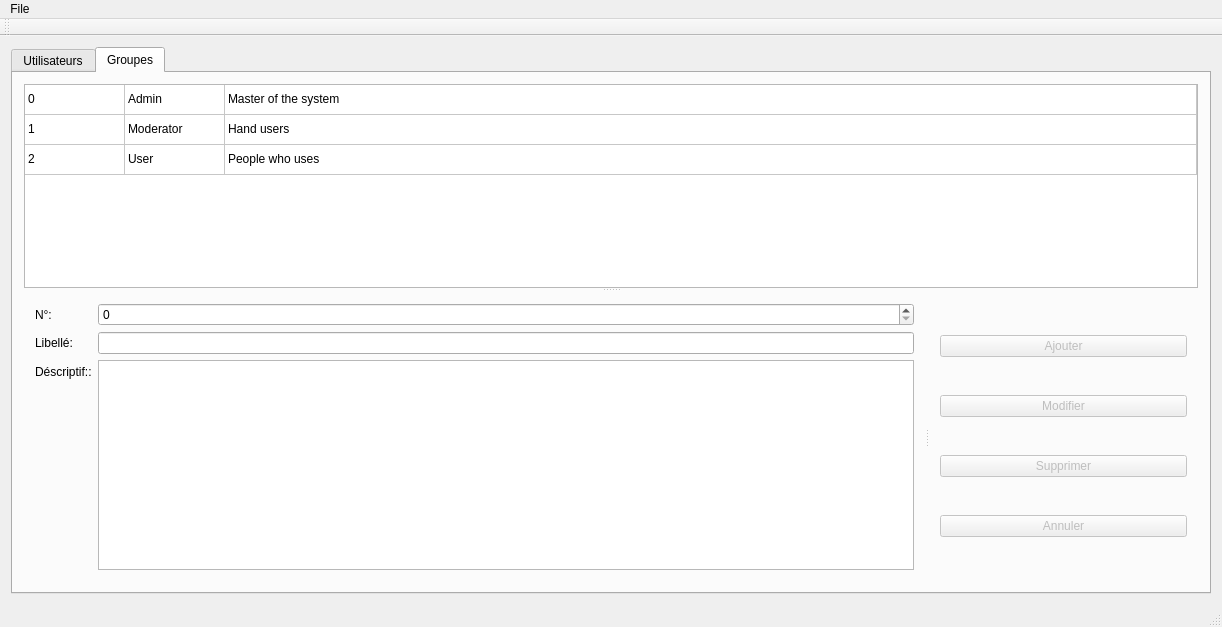
<?xml version="1.0" encoding="UTF-8"?>
<ui version="4.0">
 <class>MainWindow</class>
 <widget class="QMainWindow" name="MainWindow">
  <property name="geometry">
   <rect>
    <x>0</x>
    <y>0</y>
    <width>1218</width>
    <height>627</height>
   </rect>
  </property>
  <property name="windowTitle">
   <string>MainWindow</string>
  </property>
  <widget class="QWidget" name="centralWidget">
   <layout class="QHBoxLayout" name="horizontalLayout_2">
    <item>
     <widget class="QTabWidget" name="tabWidget">
      <property name="minimumSize">
       <size>
        <width>1200</width>
        <height>0</height>
       </size>
      </property>
      <property name="currentIndex">
       <number>1</number>
      </property>
      <widget class="QWidget" name="tabUsers">
       <attribute name="icon">
        <iconset resource="ressources.qrc">
         <normaloff>:/new/prefix1/img/access.png</normaloff>:/new/prefix1/img/access.png</iconset>
       </attribute>
       <attribute name="title">
        <string>Utilisateurs</string>
       </attribute>
       <layout class="QVBoxLayout" name="verticalLayout_5">
        <item>
         <widget class="QTableWidget" name="tableUser">
          <property name="maximumSize">
           <size>
            <width>908</width>
            <height>16777215</height>
           </size>
          </property>
          <property name="editTriggers">
           <set>QAbstractItemView::NoEditTriggers</set>
          </property>
          <property name="selectionMode">
           <enum>QAbstractItemView::SingleSelection</enum>
          </property>
          <property name="selectionBehavior">
           <enum>QAbstractItemView::SelectRows</enum>
          </property>
          <attribute name="horizontalHeaderCascadingSectionResizes">
           <bool>false</bool>
          </attribute>
          <attribute name="horizontalHeaderShowSortIndicator" stdset="0">
           <bool>false</bool>
          </attribute>
          <attribute name="horizontalHeaderStretchLastSection">
           <bool>true</bool>
          </attribute>
          <attribute name="verticalHeaderStretchLastSection">
           <bool>false</bool>
          </attribute>
          <row>
           <property name="text">
            <string>psmith</string>
           </property>
          </row>
          <row>
           <property name="text">
            <string>pwhite</string>
           </property>
          </row>
          <row>
           <property name="text">
            <string>djohnson</string>
           </property>
          </row>
          <column>
           <property name="text">
            <string>Adresse mail</string>
           </property>
          </column>
          <column>
           <property name="text">
            <string>Nom</string>
           </property>
          </column>
          <column>
           <property name="text">
            <string>Prénom</string>
           </property>
          </column>
          <column>
           <property name="text">
            <string>Groupe principal</string>
           </property>
          </column>
          <column>
           <property name="text">
            <string>Groupes secondaires</string>
           </property>
          </column>
          <item row="0" column="0">
           <property name="text">
            <string>paulsmith@mail.com</string>
           </property>
          </item>
          <item row="0" column="1">
           <property name="text">
            <string>Smith</string>
           </property>
          </item>
          <item row="0" column="2">
           <property name="text">
            <string>Paul</string>
           </property>
          </item>
          <item row="0" column="3">
           <property name="text">
            <string>Admin</string>
           </property>
          </item>
          <item row="0" column="4">
           <property name="text">
            <string>Moderator</string>
           </property>
          </item>
          <item row="1" column="0">
           <property name="text">
            <string>petersonwhite@mail.com</string>
           </property>
          </item>
          <item row="1" column="1">
           <property name="text">
            <string>White</string>
           </property>
          </item>
          <item row="1" column="2">
           <property name="text">
            <string>Peterson</string>
           </property>
          </item>
          <item row="1" column="3">
           <property name="text">
            <string>Moderator</string>
           </property>
          </item>
          <item row="2" column="0">
           <property name="text">
            <string>jackjohnsmith@mail.com</string>
           </property>
          </item>
          <item row="2" column="1">
           <property name="text">
            <string>Johnson</string>
           </property>
          </item>
          <item row="2" column="2">
           <property name="text">
            <string>Jack</string>
           </property>
          </item>
          <item row="2" column="3">
           <property name="text">
            <string>User</string>
           </property>
          </item>
         </widget>
        </item>
        <item>
         <layout class="QHBoxLayout" name="horizontalLayout_3">
          <item>
           <layout class="QFormLayout" name="formLayout">
            <item row="0" column="0">
             <widget class="QLabel" name="label">
              <property name="text">
               <string>login:</string>
              </property>
             </widget>
            </item>
            <item row="0" column="1">
             <widget class="QLineEdit" name="lineEditLogin"/>
            </item>
            <item row="1" column="0">
             <widget class="QLabel" name="label_2">
              <property name="text">
               <string>mot de passe:</string>
              </property>
             </widget>
            </item>
            <item row="1" column="1">
             <widget class="QLineEdit" name="lineEditMDP">
              <property name="echoMode">
               <enum>QLineEdit::Password</enum>
              </property>
             </widget>
            </item>
            <item row="2" column="0">
             <widget class="QLabel" name="label_3">
              <property name="text">
               <string>mot de passe (confirmation):</string>
              </property>
             </widget>
            </item>
            <item row="2" column="1">
             <widget class="QLineEdit" name="lineEditMDPConfirmation">
              <property name="echoMode">
               <enum>QLineEdit::Password</enum>
              </property>
             </widget>
            </item>
            <item row="3" column="0">
             <widget class="QLabel" name="label_4">
              <property name="text">
               <string>adresse mail:</string>
              </property>
             </widget>
            </item>
            <item row="3" column="1">
             <widget class="QLineEdit" name="lineEditMail"/>
            </item>
            <item row="4" column="0">
             <widget class="QLabel" name="label_5">
              <property name="text">
               <string>nom:</string>
              </property>
             </widget>
            </item>
            <item row="4" column="1">
             <widget class="QLineEdit" name="lineEditNom"/>
            </item>
            <item row="5" column="0">
             <widget class="QLabel" name="label_6">
              <property name="text">
               <string>prénom:</string>
              </property>
             </widget>
            </item>
            <item row="5" column="1">
             <widget class="QLineEdit" name="lineEditPrenom"/>
            </item>
            <item row="6" column="0">
             <widget class="QLabel" name="label_12">
              <property name="text">
               <string/>
              </property>
             </widget>
            </item>
           </layout>
          </item>
          <item>
           <layout class="QVBoxLayout" name="verticalLayout">
            <item>
             <widget class="QLabel" name="label_8">
              <property name="text">
               <string>Groupes</string>
              </property>
              <property name="alignment">
               <set>Qt::AlignCenter</set>
              </property>
             </widget>
            </item>
            <item>
             <layout class="QHBoxLayout" name="horizontalLayout">
              <item>
               <widget class="QListWidget" name="userGroups1"/>
              </item>
              <item>
               <layout class="QVBoxLayout" name="verticalLayout_3">
                <item>
                 <widget class="QPushButton" name="pushButtonSetToGroupePrincipal">
                  <property name="text">
                   <string>Définir comme groupe principal</string>
                  </property>
                 </widget>
                </item>
                <item>
                 <widget class="QPushButton" name="pushButtonUserAddGroup">
                  <property name="text">
                   <string>&gt;&gt;</string>
                  </property>
                 </widget>
                </item>
                <item>
                 <widget class="QPushButton" name="pushButtonUserRemoveGroup">
                  <property name="text">
                   <string>&lt;&lt;</string>
                  </property>
                 </widget>
                </item>
               </layout>
              </item>
              <item>
               <widget class="QListWidget" name="userGroups2"/>
              </item>
             </layout>
            </item>
           </layout>
          </item>
          <item>
           <layout class="QVBoxLayout" name="verticalLayout_2">
            <item>
             <widget class="QPushButton" name="pushButtonAjouterUser">
              <property name="enabled">
               <bool>false</bool>
              </property>
              <property name="text">
               <string>Ajouter</string>
              </property>
             </widget>
            </item>
            <item>
             <widget class="QPushButton" name="pushButtonModifierUser">
              <property name="enabled">
               <bool>false</bool>
              </property>
              <property name="text">
               <string>Modifier</string>
              </property>
             </widget>
            </item>
            <item>
             <widget class="QPushButton" name="pushButtonSupprimerUser">
              <property name="enabled">
               <bool>false</bool>
              </property>
              <property name="text">
               <string>Supprimer</string>
              </property>
             </widget>
            </item>
            <item>
             <widget class="QPushButton" name="pushButtonAnnulerUser">
              <property name="enabled">
               <bool>false</bool>
              </property>
              <property name="text">
               <string>Annuler</string>
              </property>
             </widget>
            </item>
           </layout>
          </item>
         </layout>
        </item>
       </layout>
       <zorder>tableUser</zorder>
       <zorder></zorder>
      </widget>
      <widget class="QWidget" name="tabGroups">
       <attribute name="icon">
        <iconset resource="ressources.qrc">
         <normaloff>:/new/prefix1/img/config-users.png</normaloff>:/new/prefix1/img/config-users.png</iconset>
       </attribute>
       <attribute name="title">
        <string>Groupes</string>
       </attribute>
       <layout class="QVBoxLayout" name="verticalLayout_4">
        <item>
         <widget class="QSplitter" name="splitter_3">
          <property name="orientation">
           <enum>Qt::Vertical</enum>
          </property>
          <widget class="QTableWidget" name="tableGroups">
           <attribute name="horizontalHeaderVisible">
            <bool>false</bool>
           </attribute>
           <attribute name="horizontalHeaderStretchLastSection">
            <bool>true</bool>
           </attribute>
           <attribute name="verticalHeaderVisible">
            <bool>false</bool>
           </attribute>
           <row>
            <property name="text">
             <string>Admin</string>
            </property>
           </row>
           <row>
            <property name="text">
             <string>Moderator</string>
            </property>
           </row>
           <row>
            <property name="text">
             <string>User</string>
            </property>
           </row>
           <column>
            <property name="text">
             <string>N°</string>
            </property>
           </column>
           <column>
            <property name="text">
             <string>Libellé</string>
            </property>
           </column>
           <column>
            <property name="text">
             <string>Déscriptif</string>
            </property>
           </column>
           <item row="0" column="0">
            <property name="text">
             <string>0</string>
            </property>
           </item>
           <item row="0" column="1">
            <property name="text">
             <string>Admin</string>
            </property>
           </item>
           <item row="0" column="2">
            <property name="text">
             <string>Master of the system</string>
            </property>
           </item>
           <item row="1" column="0">
            <property name="text">
             <string>1</string>
            </property>
           </item>
           <item row="1" column="1">
            <property name="text">
             <string>Moderator</string>
            </property>
           </item>
           <item row="1" column="2">
            <property name="text">
             <string>Hand users</string>
            </property>
           </item>
           <item row="2" column="0">
            <property name="text">
             <string>2</string>
            </property>
           </item>
           <item row="2" column="1">
            <property name="text">
             <string>User</string>
            </property>
           </item>
           <item row="2" column="2">
            <property name="text">
             <string>People who uses</string>
            </property>
           </item>
          </widget>
          <widget class="QSplitter" name="splitter_2">
           <property name="orientation">
            <enum>Qt::Horizontal</enum>
           </property>
           <widget class="QWidget" name="layoutWidget">
            <layout class="QFormLayout" name="groupFormLayout">
             <item row="0" column="0">
              <widget class="QLabel" name="label_7">
               <property name="text">
                <string>N°:</string>
               </property>
              </widget>
             </item>
             <item row="1" column="0">
              <widget class="QLabel" name="label_10">
               <property name="text">
                <string>Libellé:</string>
               </property>
              </widget>
             </item>
             <item row="1" column="1">
              <widget class="QLineEdit" name="lineEditGroupLibelle"/>
             </item>
             <item row="2" column="0">
              <widget class="QLabel" name="label_11">
               <property name="text">
                <string>Déscriptif::</string>
               </property>
              </widget>
             </item>
             <item row="0" column="1">
              <widget class="QSpinBox" name="spinBoxGroupNum"/>
             </item>
             <item row="2" column="1">
              <widget class="QPlainTextEdit" name="plainTextEditGroupe"/>
             </item>
            </layout>
           </widget>
           <widget class="QWidget" name="layoutWidget_3">
            <layout class="QVBoxLayout" name="groupButtonsLaout">
             <item>
              <widget class="QPushButton" name="pushButtonAddGroup">
               <property name="enabled">
                <bool>false</bool>
               </property>
               <property name="text">
                <string>Ajouter</string>
               </property>
              </widget>
             </item>
             <item>
              <widget class="QPushButton" name="pushButtonEditGroup">
               <property name="enabled">
                <bool>false</bool>
               </property>
               <property name="text">
                <string>Modifier</string>
               </property>
              </widget>
             </item>
             <item>
              <widget class="QPushButton" name="pushButtonRemoveGroup">
               <property name="enabled">
                <bool>false</bool>
               </property>
               <property name="text">
                <string>Supprimer</string>
               </property>
              </widget>
             </item>
             <item>
              <widget class="QPushButton" name="pushButtonCancelGroup">
               <property name="enabled">
                <bool>false</bool>
               </property>
               <property name="text">
                <string>Annuler</string>
               </property>
              </widget>
             </item>
            </layout>
           </widget>
          </widget>
         </widget>
        </item>
       </layout>
      </widget>
     </widget>
    </item>
   </layout>
  </widget>
  <widget class="QMenuBar" name="menuBar">
   <property name="geometry">
    <rect>
     <x>0</x>
     <y>0</y>
     <width>1218</width>
     <height>24</height>
    </rect>
   </property>
   <widget class="QMenu" name="menuFile">
    <property name="title">
     <string>File</string>
    </property>
    <addaction name="action_Sauvegarde"/>
    <addaction name="action_Ouvrir"/>
   </widget>
   <addaction name="menuFile"/>
  </widget>
  <widget class="QToolBar" name="mainToolBar">
   <attribute name="toolBarArea">
    <enum>TopToolBarArea</enum>
   </attribute>
   <attribute name="toolBarBreak">
    <bool>false</bool>
   </attribute>
  </widget>
  <widget class="QStatusBar" name="statusBar"/>
  <action name="action_Sauvegarde">
   <property name="text">
    <string>&amp;Sauvegarder</string>
   </property>
  </action>
  <action name="action_Ouvrir">
   <property name="text">
    <string>&amp;Ouvrir</string>
   </property>
  </action>
 </widget>
 <layoutdefault spacing="6" margin="11"/>
 <resources>
  <include location="ressources.qrc"/>
 </resources>
 <connections/>
</ui>
